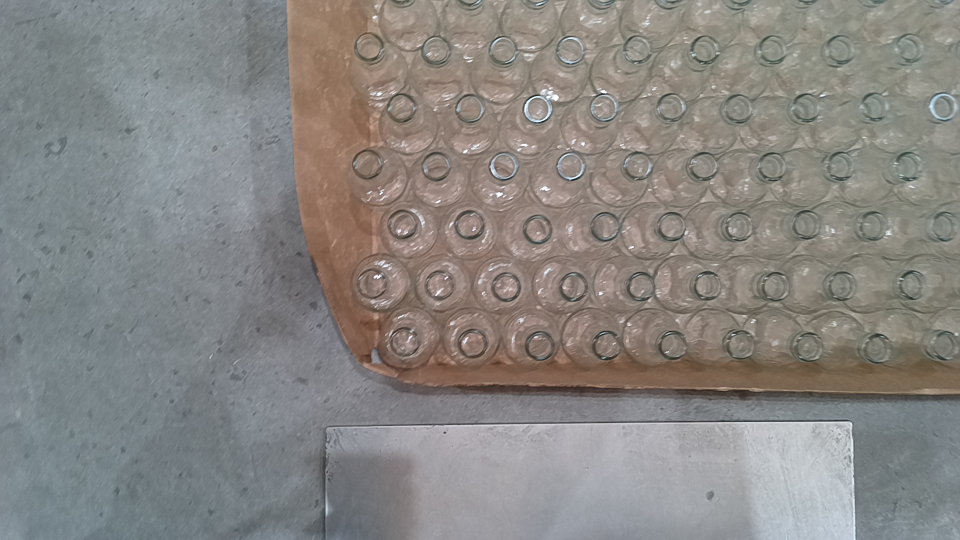
#> input picture 13.jpg, 1920 x 1080 px, found by its file name (shown at 1/2 size)
$ python rotation.py
#> lines starting #> are read from the running program, lines starting #| are printed output that depends on the picture
#> further down, image is the input picture: shape (1080, 1920, 3); mean B, G, R 130.6, 133.8, 136.1
import cv2
import numpy as np

def rotate_im(image, angle):
    """Rotate the image.

    Rotate the image such that the rotated image is enclosed inside the tightest
    rectangle. The area not occupied by the pixels of the original image is colored
    black.

    Parameters
    ----------

    image : numpy.ndarray
        numpy image

    angle : float
        angle by which the image is to be rotated

    Returns
    -------

    numpy.ndarray
        Rotated Image

    """
#> called with angle = 90
    # grab the dimensions of the image and then determine the
    # centre
    (h, w) = image.shape[:2]
#> h = 1080; w = 1920
    (cX, cY) = (w // 2, h // 2)
#> cX = 960; cY = 540

    # grab the rotation matrix (applying the negative of the
    # angle to rotate clockwise), then grab the sine and cosine
    # (i.e., the rotation components of the matrix)
    M = cv2.getRotationMatrix2D((cX, cY), angle, 1.0)
    cos = np.abs(M[0, 0])
#> cos = 6.12e-17
    sin = np.abs(M[0, 1])
#> sin = 1

    # compute the new bounding dimensions of the image
    nW = int((h * sin) + (w * cos))
#> nW = 1080
    nH = int((h * cos) + (w * sin))
#> nH = 1920

    # adjust the rotation matrix to take into account translation
    M[0, 2] += (nW / 2) - cX
    M[1, 2] += (nH / 2) - cY

    # perform the actual rotation and return the image
    image = cv2.warpAffine(image, M, (nW, nH))
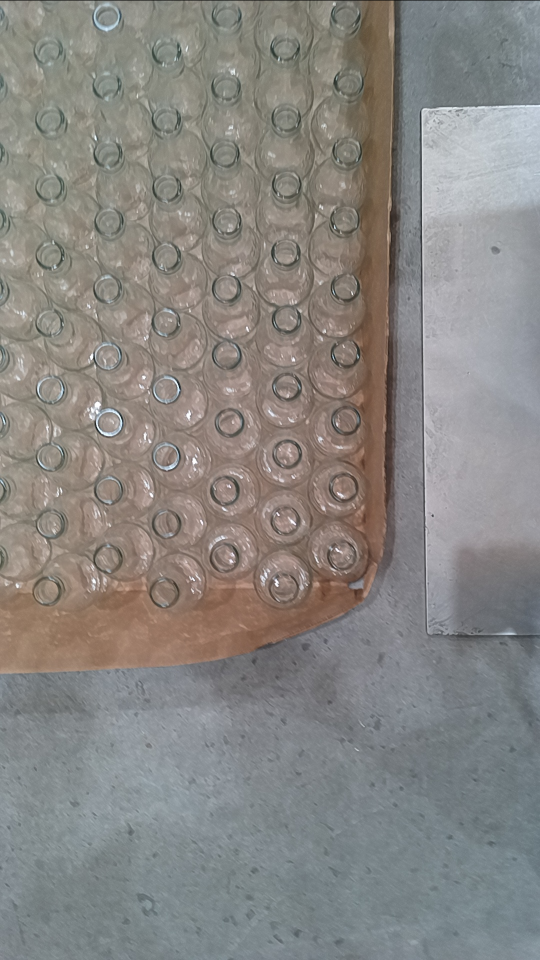
#> image: shape (1920, 1080, 3) (shown at 1/2 size); mean of channels 0, 1, 2 130.6, 133.7, 136; drawn as B, G, R

#    image = cv2.resize(image, (w,h))
    return image


if __name__ == "__main__":
    image = cv2.imread("data-augmentation/13.jpg")
    image_rotated = rotate_im(image, 90)
    # display the original and the Translated image

    cv2.imshow('Original image', image)
    cv2.waitKey(0)

    cv2.imshow('Rotated image', image_rotated)
    cv2.waitKey(0)
    cv2.imwrite("test_rotation.jpg", image_rotated)

$ run again, with foto236.jpg copied over 13.jpg
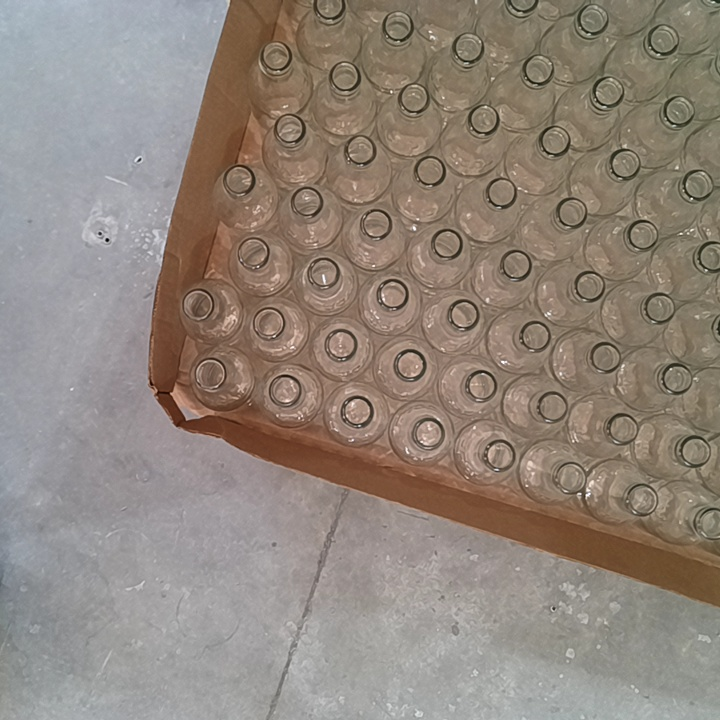
#> input picture foto236.jpg, 720 x 720 px, found by its file name
#> image is the input picture: shape (720, 720, 3); mean B, G, R 123.9, 133.6, 144.9
#> in rotate_im, `image = cv2.warpAffine(image, M, (nW, nH))`:
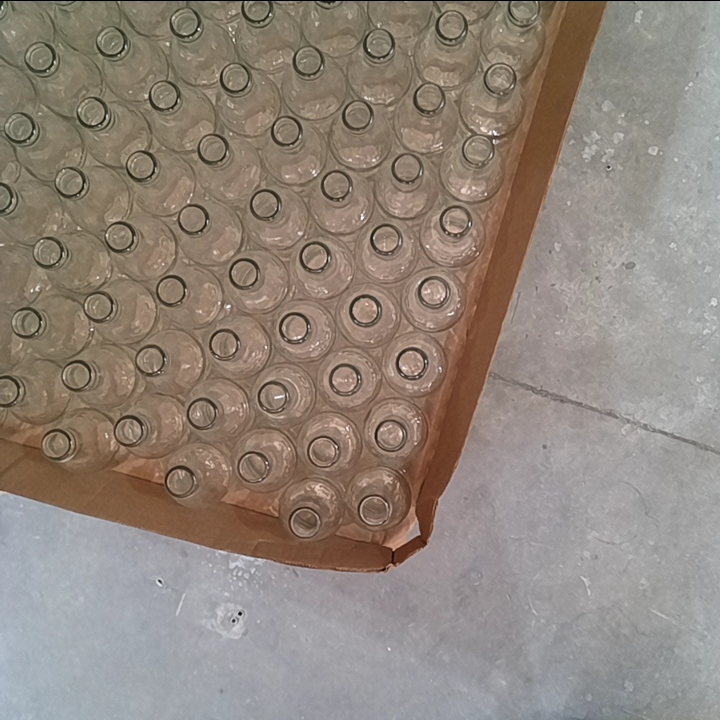
#> image: shape (720, 720, 3); mean of channels 0, 1, 2 123.7, 133.4, 144.7; drawn as B, G, R

$ run again, with test.jpeg copied over 13.jpg
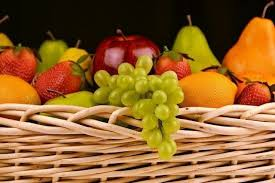
#> input picture test.jpeg, 275 x 183 px, found by its file name
#> image is the input picture: shape (183, 275, 3); mean B, G, R 46.7, 99.4, 145.8
#> in rotate_im, `image = cv2.warpAffine(image, M, (nW, nH))`:
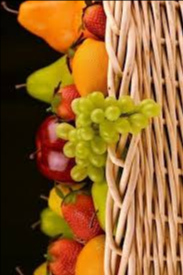
#> image: shape (275, 183, 3); mean of channels 0, 1, 2 46.4, 99, 145.2; drawn as B, G, R
